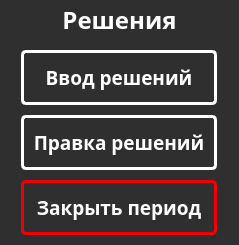
   <widget class="QFrame" name="frame_decisions">
    <property name="geometry">
     <rect>
      <x>16</x>
      <y>160</y>
      <width>239</width>
      <height>245</height>
     </rect>
    </property>
    <property name="styleSheet">
     <string notr="true">border-radius: 20px;
background: rgba(47, 47, 47, 1);</string>
    </property>
    <property name="frameShape">
     <enum>QFrame::StyledPanel</enum>
    </property>
    <property name="frameShadow">
     <enum>QFrame::Raised</enum>
    </property>
    <widget class="QLabel" name="label_decisions">
     <property name="geometry">
      <rect>
       <x>0</x>
       <y>0</y>
       <width>239</width>
       <height>40</height>
      </rect>
     </property>
     <property name="font">
      <font>
       <family>Montserrat ExtraBold</family>
       <pointsize>18</pointsize>
       <weight>75</weight>
       <bold>true</bold>
      </font>
     </property>
     <property name="styleSheet">
      <string notr="true">color: rgb(255, 255, 255);</string>
     </property>
     <property name="text">
      <string>Решения</string>
     </property>
     <property name="alignment">
      <set>Qt::AlignCenter</set>
     </property>
    </widget>
    <widget class="QPushButton" name="pushButton_EnterallDecisions">
     <property name="geometry">
      <rect>
       <x>21</x>
       <y>50</y>
       <width>196</width>
       <height>55</height>
      </rect>
     </property>
     <property name="font">
      <font>
       <family>Montserrat ExtraBold</family>
       <pointsize>14</pointsize>
       <weight>75</weight>
       <italic>false</italic>
       <bold>true</bold>
       <underline>false</underline>
       <strikeout>false</strikeout>
       <kerning>true</kerning>
      </font>
     </property>
     <property name="contextMenuPolicy">
      <enum>Qt::DefaultContextMenu</enum>
     </property>
     <property name="autoFillBackground">
      <bool>false</bool>
     </property>
     <property name="styleSheet">
      <string notr="true">border-radius: 5px;
border: 3px solid rgb(255, 255, 255);
color: rgb(255, 255, 255);
padding-top: -1px;

</string>
     </property>
     <property name="text">
      <string>Ввод решений</string>
     </property>
     <property name="checkable">
      <bool>false</bool>
     </property>
     <property name="autoDefault">
      <bool>false</bool>
     </property>
     <property name="flat">
      <bool>false</bool>
     </property>
    </widget>
    <widget class="QPushButton" name="pushButton_ReviewDecisions">
     <property name="geometry">
      <rect>
       <x>21</x>
       <y>115</y>
       <width>196</width>
       <height>55</height>
      </rect>
     </property>
     <property name="font">
      <font>
       <family>Montserrat ExtraBold</family>
       <pointsize>14</pointsize>
       <weight>75</weight>
       <bold>true</bold>
       <stylestrategy>PreferDefault</stylestrategy>
      </font>
     </property>
     <property name="layoutDirection">
      <enum>Qt::LeftToRight</enum>
     </property>
     <property name="autoFillBackground">
      <bool>false</bool>
     </property>
     <property name="styleSheet">
      <string notr="true">
border-radius: 5px;
border: 3px solid rgb(255, 255, 255);
color: rgb(255, 255, 255);
padding-top: -1px;</string>
     </property>
     <property name="text">
      <string>Правка решений</string>
     </property>
     <property name="checkable">
      <bool>false</bool>
     </property>
     <property name="autoDefault">
      <bool>false</bool>
     </property>
     <property name="default">
      <bool>false</bool>
     </property>
     <property name="flat">
      <bool>false</bool>
     </property>
    </widget>
    <widget class="QPushButton" name="pushButton_ClosePeriod">
     <property name="geometry">
      <rect>
       <x>21</x>
       <y>180</y>
       <width>196</width>
       <height>55</height>
      </rect>
     </property>
     <property name="font">
      <font>
       <family>Montserrat ExtraBold</family>
       <pointsize>14</pointsize>
       <weight>75</weight>
       <bold>true</bold>
      </font>
     </property>
     <property name="autoFillBackground">
      <bool>false</bool>
     </property>
     <property name="styleSheet">
      <string notr="true">border-radius: 5px;
border: 3px solid rgba(239, 0, 9, 1);
color: rgb(255, 255, 255);
padding-top: -1px;</string>
     </property>
     <property name="text">
      <string>Закрыть период</string>
     </property>
     <property name="checkable">
      <bool>false</bool>
     </property>
     <property name="autoDefault">
      <bool>false</bool>
     </property>
     <property name="flat">
      <bool>false</bool>
     </property>
    </widget>
   </widget>
